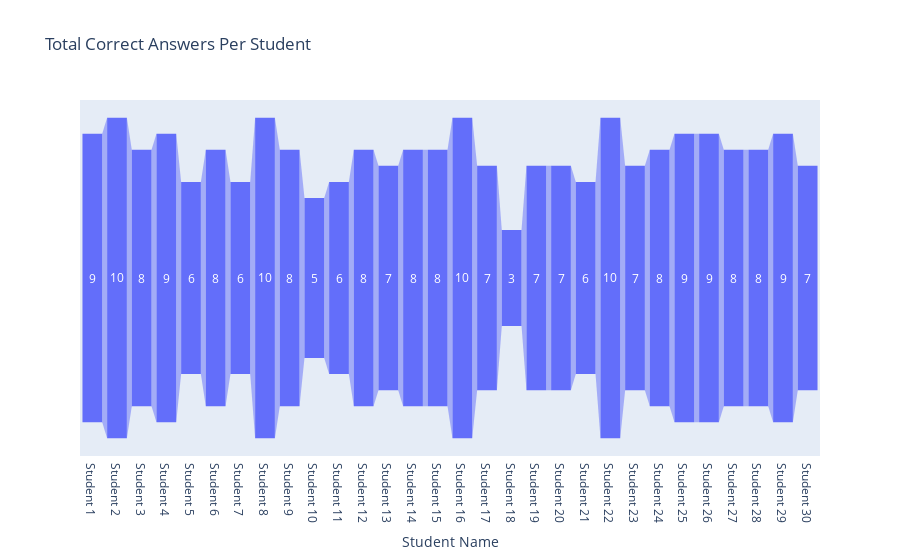

Notebook cell for this chart:
### Code cell
import plotly.express as px

# Assuming your DataFrame is df with a multi-level header
# Extract only the columns containing questions (skip the "Student Name" column)
questions = df.loc[:, df.columns.get_level_values(0) != 'Student Name']

# Sum the correct answers per student, ensuring the student names are retained as the index
total_correct = questions.sum(axis=1)

# Set the student names as the index (explicitly removing any multi-level structure)
total_correct.index = df[('Student Name', 'Topic #')].values  # Flatten to remove any levels

# Plot the result
fig = px.funnel(
    total_correct,
    x=total_correct.index,
    y=total_correct.values,
    labels={"index": "Student Name", "y": "Number of Correct Answers"},
    title="Total Correct Answers Per Student"
)

fig.show()

### Figure 1 — Plotly figure (JSON) as saved in the notebook; plotly's stock layout.template omitted (floating-point values rounded to 4 significant figures)
{"data": [{"hovertemplate": "Student Name=%{x}<br>Number of Correct Answers=%{y}<extra></extra>", "legendgroup": "", "marker": {"color": "#636efa"}, "name": "", "orientation": "v", "showlegend": false, "type": "funnel", "x": ["Student 1", "Student 2", "Student 3", "Student 4", "Student 5", "Student 6", "Student 7", "Student 8", "Student 9", "Student 10", "Student 11", "Student 12", "Student 13", "Student 14", "Student 15", "Student 16", "Student 17", "Student 18", "Student 19", "Student 20", "Student 21", "Student 22", "Student 23", "Student 24", "Student 25", "Student 26", "Student 27", "Student 28", "Student 29", "Student 30"], "xaxis": "x", "y": [9, 10, 8, 9, 6, 8, 6, 10, 8, 5, 6, 8, 7, 8, 8, 10, 7, 3, 7, 7, 6, 10, 7, 8, 9, 9, 8, 8, 9, 7], "yaxis": "y"}], "layout": {"legend": {"tracegroupgap": 0}, "title": {"text": "Total Correct Answers Per Student"}, "xaxis": {"anchor": "y", "domain": [0, 1], "title": {"text": "Student Name"}}, "yaxis": {"anchor": "x", "domain": [0, 1], "title": {"text": "Number of Correct Answers"}}}}
